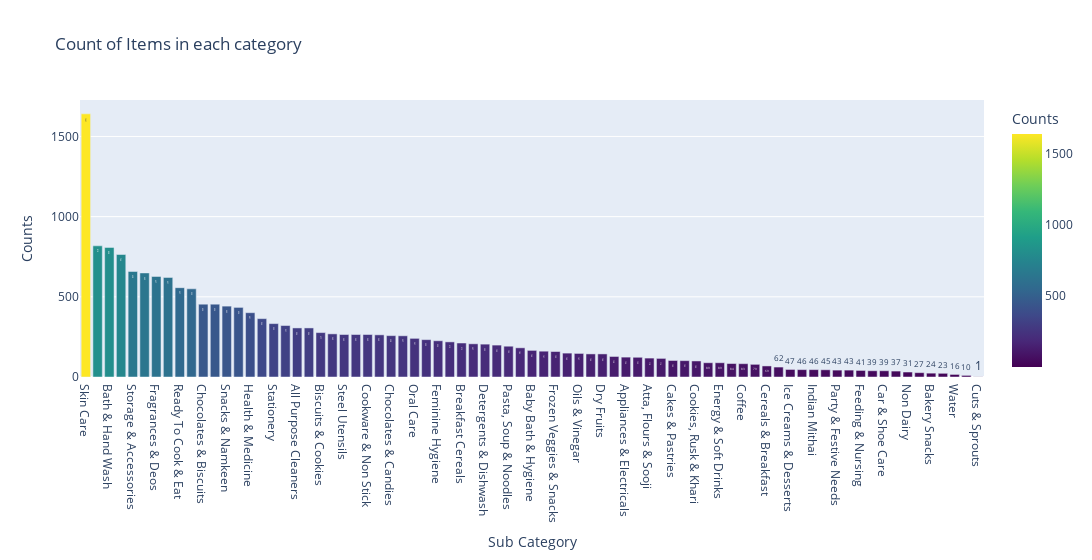

Notebook code cell kept with this figure:
### Code cell
px.bar(data_frame=counts_df,
       x='Sub Category',
       y='Counts',
       color='Counts',
       color_continuous_scale='Viridis',
       text_auto=True,
       title='Count of Items in each category',
       width=1200)

### Figure 1 — Plotly figure (JSON) as saved in the notebook; plotly's stock layout.template omitted (floating-point values rounded to 4 significant figures)
{"data": [{"alignmentgroup": "True", "hovertemplate": "Sub Category=%{x}<br>Counts=%{marker.color}<extra></extra>", "legendgroup": "", "marker": {"color": [1641, 818, 808, 764, 658, 649, 627, 621, 557, 550, 454, 454, 442, 434, 401, 364, 333, 321, 306, 306, 277, 269, 265, 265, 265, 263, 258, 257, 241, 233, 226, 219, 212, 207, 205, 199, 192, 182, 166, 161, 159, 149, 147, 144, 144, 128, 124, 123, 118, 116, 103, 102, 100, 89, 89, 84, 83, 79, 69, 62, 47, 46, 46, 45, 43, 43, 41, 39, 39, 37, 31, 27, 24, 23, 16, 10, 1], "coloraxis": "coloraxis", "pattern": {"shape": ""}}, "name": "", "offsetgroup": "", "orientation": "v", "showlegend": false, "textposition": "auto", "texttemplate": "%{y}", "type": "bar", "x": ["Skin Care", "Hair Care", "Bath & Hand Wash", "Masalas & Spices", "Storage & Accessories", "Men's Grooming", "Fragrances & Deos", "Crockery & Cutlery", "Ready To Cook & Eat", "Organic Staples", "Chocolates & Biscuits", "Sauces, Spreads & Dips", "Snacks & Namkeen", "Cooking & Baking Needs", "Health & Medicine", "Dairy", "Stationery", "Snacks, Dry Fruits, Nuts", "All Purpose Cleaners", "Bins & Bathroom Ware", "Biscuits & Cookies", "Tea", "Steel Utensils", "Spreads, Sauces, Ketchup", "Cookware & Non Stick", "Mops, Brushes & Scrubs", "Chocolates & Candies", "Kitchen Accessories", "Oral Care", "Fresheners & Repellents", "Feminine Hygiene", "Pooja Needs", "Breakfast Cereals", "Edible Oils & Ghee", "Detergents & Dishwash", "Diapers & Wipes", "Pasta, Soup & Noodles", "Pet Food & Accessories", "Baby Bath & Hygiene", "Dals & Pulses", "Frozen Veggies & Snacks", "Pickles & Chutney", "Oils & Vinegar", "Disposables, Garbage Bag", "Dry Fruits", "Tinned & Processed Food", "Appliances & Electricals", "Salt, Sugar & Jaggery", "Atta, Flours & Sooji", "Rice & Rice Products", "Cakes & Pastries", "Noodle, Pasta, Vermicelli", "Cookies, Rusk & Khari", "Fruit Juices & Drinks", "Energy & Soft Drinks", "Health Drink, Supplement", "Coffee", "Drinks & Beverages", "Cereals & Breakfast", "Dairy & Cheese", "Ice Creams & Desserts", "Gardening", "Indian Mithai", "Baby Food & Formula", "Party & Festive Needs", "Makeup", "Feeding & Nursing", "Flask & Casserole", "Car & Shoe Care", "Bakeware", "Non Dairy", "Baby Accessories", "Bakery Snacks", "Mothers & Maternity", "Water", "Gourmet Breads", "Cuts & Sprouts"], "xaxis": "x", "y": [1641, 818, 808, 764, 658, 649, 627, 621, 557, 550, 454, 454, 442, 434, 401, 364, 333, 321, 306, 306, 277, 269, 265, 265, 265, 263, 258, 257, 241, 233, 226, 219, 212, 207, 205, 199, 192, 182, 166, 161, 159, 149, 147, 144, 144, 128, 124, 123, 118, 116, 103, 102, 100, 89, 89, 84, 83, 79, 69, 62, 47, 46, 46, 45, 43, 43, 41, 39, 39, 37, 31, 27, 24, 23, 16, 10, 1], "yaxis": "y"}], "layout": {"barmode": "relative", "coloraxis": {"colorbar": {"title": {"text": "Counts"}}, "colorscale": [[0, "#440154"], [0.1111, "#482878"], [0.2222, "#3e4989"], [0.3333, "#31688e"], [0.4444, "#26828e"], [0.5556, "#1f9e89"], [0.6667, "#35b779"], [0.7778, "#6ece58"], [0.8889, "#b5de2b"], [1, "#fde725"]]}, "legend": {"tracegroupgap": 0}, "title": {"text": "Count of Items in each category"}, "width": 1200, "xaxis": {"anchor": "y", "domain": [0, 1], "title": {"text": "Sub Category"}}, "yaxis": {"anchor": "x", "domain": [0, 1], "title": {"text": "Counts"}}}}
